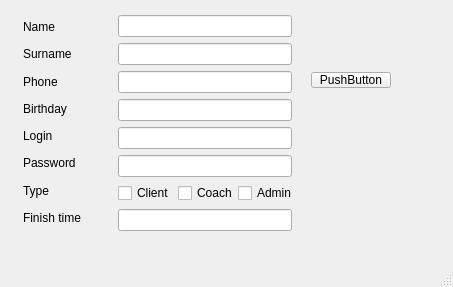
<?xml version="1.0" encoding="UTF-8"?>
<ui version="4.0">
 <class>AddClient</class>
 <widget class="QMainWindow" name="AddClient">
  <property name="geometry">
   <rect>
    <x>0</x>
    <y>0</y>
    <width>453</width>
    <height>287</height>
   </rect>
  </property>
  <property name="windowTitle">
   <string>MainWindow</string>
  </property>
  <widget class="QWidget" name="centralwidget">
   <widget class="QPushButton" name="ok">
    <property name="geometry">
     <rect>
      <x>311</x>
      <y>72</y>
      <width>80</width>
      <height>16</height>
     </rect>
    </property>
    <property name="text">
     <string>PushButton</string>
    </property>
   </widget>
   <widget class="QWidget" name="">
    <property name="geometry">
     <rect>
      <x>118</x>
      <y>15</y>
      <width>174</width>
      <height>220</height>
     </rect>
    </property>
    <layout class="QVBoxLayout" name="verticalLayout">
     <item>
      <widget class="QLineEdit" name="name"/>
     </item>
     <item>
      <widget class="QLineEdit" name="surname"/>
     </item>
     <item>
      <widget class="QLineEdit" name="phone"/>
     </item>
     <item>
      <widget class="QLineEdit" name="birthday"/>
     </item>
     <item>
      <widget class="QLineEdit" name="login"/>
     </item>
     <item>
      <widget class="QLineEdit" name="password"/>
     </item>
     <item>
      <layout class="QHBoxLayout" name="horizontalLayout">
       <item>
        <widget class="QCheckBox" name="clientBox">
         <property name="text">
          <string>Client</string>
         </property>
        </widget>
       </item>
       <item>
        <widget class="QCheckBox" name="coachBox">
         <property name="text">
          <string>Coach</string>
         </property>
        </widget>
       </item>
       <item>
        <widget class="QCheckBox" name="adminBox">
         <property name="text">
          <string>Admin</string>
         </property>
        </widget>
       </item>
      </layout>
     </item>
     <item>
      <widget class="QLineEdit" name="finish_time"/>
     </item>
    </layout>
   </widget>
   <widget class="QWidget" name="">
    <property name="geometry">
     <rect>
      <x>23</x>
      <y>16</y>
      <width>78</width>
      <height>212</height>
     </rect>
    </property>
    <layout class="QVBoxLayout" name="verticalLayout_2">
     <item>
      <widget class="QLabel" name="label">
       <property name="text">
        <string>Name</string>
       </property>
      </widget>
     </item>
     <item>
      <widget class="QLabel" name="label_2">
       <property name="text">
        <string>Surname</string>
       </property>
      </widget>
     </item>
     <item>
      <widget class="QLabel" name="label_3">
       <property name="text">
        <string>Phone</string>
       </property>
      </widget>
     </item>
     <item>
      <widget class="QLabel" name="label_4">
       <property name="text">
        <string>Birthday</string>
       </property>
      </widget>
     </item>
     <item>
      <widget class="QLabel" name="label_5">
       <property name="text">
        <string>Login</string>
       </property>
      </widget>
     </item>
     <item>
      <widget class="QLabel" name="label_6">
       <property name="text">
        <string>Password</string>
       </property>
      </widget>
     </item>
     <item>
      <widget class="QLabel" name="label_7">
       <property name="text">
        <string>Type</string>
       </property>
      </widget>
     </item>
     <item>
      <widget class="QLabel" name="label_8">
       <property name="text">
        <string>Finish time</string>
       </property>
      </widget>
     </item>
    </layout>
   </widget>
  </widget>
  <widget class="QMenuBar" name="menubar">
   <property name="geometry">
    <rect>
     <x>0</x>
     <y>0</y>
     <width>453</width>
     <height>17</height>
    </rect>
   </property>
  </widget>
  <widget class="QStatusBar" name="statusbar"/>
 </widget>
 <resources/>
 <connections/>
</ui>
